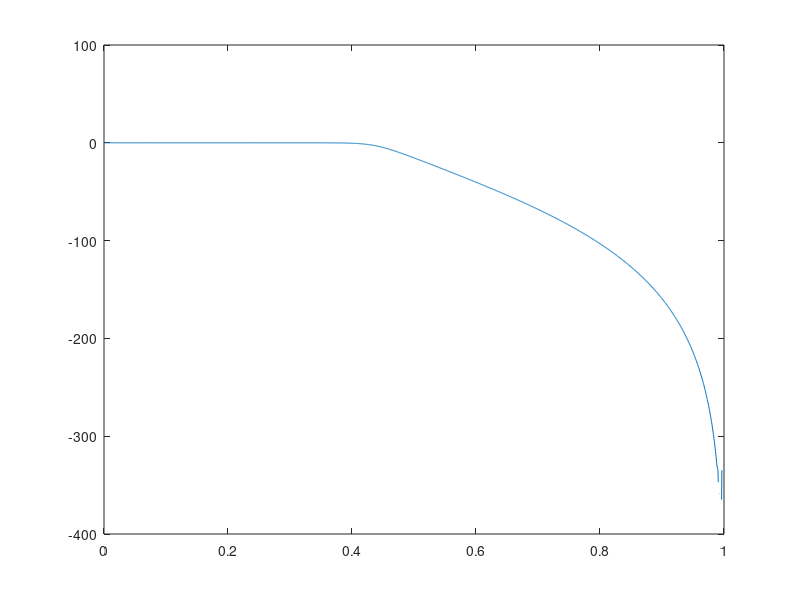

Recreate this plot in MATLAB.
Rp = -20*log10(0.95)
Rs = -20*log10(0.01)
[N, OmegaN] = buttord(0.4,0.6,Rp,Rs);
N
[b,a] = butter(N, OmegaN);
[Hb,omega] = freqz(b,a,2048)
plot(omega/pi,20*log10(abs(Hb)))
